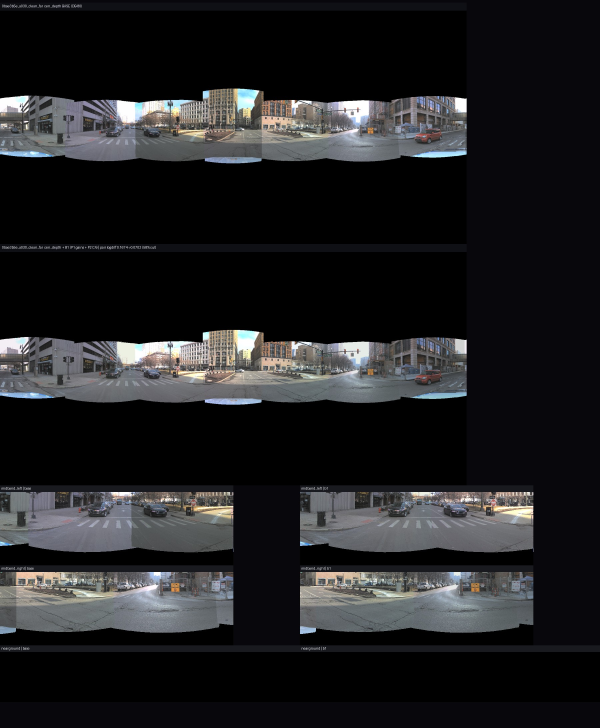
#> input picture deliverables/db81_photometric/0bae3b5e_a030_clean_far_db81_board.jpg, 1800 x 2184 px, given in place of G_bmw_pano.jpg, which was not available (shown at 1/3 size)
$ python db36_user_redline_mask.py --out-dir out
#> lines starting #> are read from the running program, lines starting #| are printed output that depends on the picture; after the words box and inside, x2 and y2 are one past the last pixel; in counts of white or black regions, pixels touching at a corner belong together; pictures that were not available may be replaced by others from this repository, and a replacement may not be noted
"""DB-36: build an ultra-narrow DiT360 mask for the user-marked seam.

Mask convention follows run_dit360_trimap_clamp.py:
  white/255 = preserve source
  black/0   = core region to generate
"""
from __future__ import annotations

import argparse
import json
from pathlib import Path

import cv2
import numpy as np


H, W = 1024, 2048
LONG_ROI = (850, 420, 1650, 720)
RIGHT_ROI = (1440, 360, 2048, 720)


def read_bgr(path: Path) -> np.ndarray:
    img = cv2.imread(str(path), cv2.IMREAD_COLOR)
#> img is the input picture: shape (2184, 1800, 3); mean B, G, R 34.9, 33, 32.9
    if img is None:
        raise FileNotFoundError(path)
    if img.shape[:2] != (H, W):
        img = cv2.resize(img, (W, H), interpolation=cv2.INTER_AREA)
#> img: shape (1024, 2048, 3)
    return img


def draw_core() -> np.ndarray:
    core = np.zeros((H, W), np.uint8)

    # Long dark-wall / curb source-boundary wobble in the user-marked red-line
    # area. Kept low on the ground/curb, away from storefronts and signage.
    cv2.polylines(
        core,
        [
            np.array(
                [
                    (1065, 640),
                    (1115, 602),
                    (1185, 606),
                    (1240, 632),
                    (1320, 654),
                    (1410, 664),
                    (1515, 648),
                ],
                dtype=np.int32,
            )
        ],
        isClosed=False,
        color=255,
        thickness=14,
        lineType=cv2.LINE_AA,
    )

    # Right-ground white-line discontinuity. The line stays below the BMW body
    # and targets only the lower road/sidewalk seam.
    cv2.polylines(
        core,
        [
            np.array(
                [
                    (1655, 652),
                    (1760, 684),
                    (1885, 678),
                    (1980, 625),
                    (2047, 572),
                ],
                dtype=np.int32,
            )
        ],
        isClosed=False,
        color=255,
        thickness=14,
        lineType=cv2.LINE_AA,
    )

    # Small cyan/purple fringe at the lower edge of the right-line seam.
    cv2.ellipse(core, (1840, 695), (52, 11), -8, 0, 360, 255, -1, cv2.LINE_AA)

    # Hard safety exclusions: do not let the core enter the BMW body or main
    # building/sign surfaces even if anti-aliased line pixels drift there.
    exclude = np.zeros((H, W), np.uint8)
    cv2.rectangle(exclude, (1390, 390), (1785, 642), 255, -1)  # BMW body / windshield region
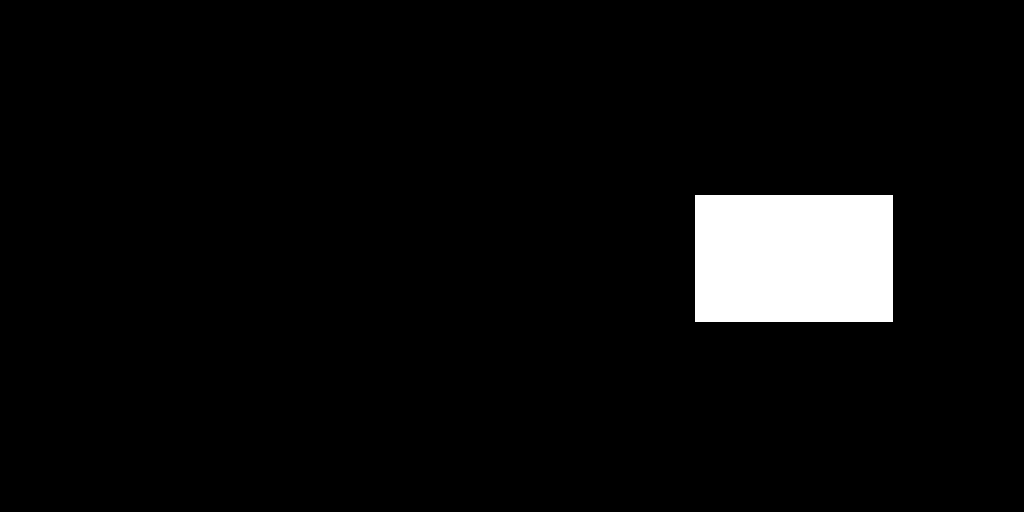
#> exclude: shape (1024, 2048) (shown at 1/2 size); 4.8% white; 1 white region, box (x1, y1, x2, y2) and area: (1390, 390, 1786, 643) 100188
    cv2.rectangle(exclude, (1560, 300), (2047, 555), 255, -1)  # right building/sign upper facade
    cv2.rectangle(exclude, (930, 365), (1370, 565), 255, -1)   # dark storefront/sign upper facade
#> exclude: shape (1024, 2048); 13.2% white; 2 white regions, box (x1, y1, x2, y2) and area: (1390, 300, 2048, 643) 187600, (930, 365, 1371, 566) 88641
    core[exclude > 0] = 0
    return core


def crop(img: np.ndarray, roi: tuple[int, int, int, int]) -> np.ndarray:
    x0, y0, x1, y1 = roi
    return img[y0:y1, x0:x1]


def dilate(mask: np.ndarray, radius_px: int) -> np.ndarray:
#> called with radius_px = 16
    k = cv2.getStructuringElement(cv2.MORPH_ELLIPSE, (radius_px * 2 + 1, radius_px * 2 + 1))
    return cv2.dilate(mask, k)


def preview(init: np.ndarray, core: np.ndarray, halo_px: int) -> np.ndarray:
    halo = dilate(core, halo_px)
#> core: shape (1024, 2048); min 0, max 255, mean 1.9
    halo_only = (halo > 0) & (core == 0)
#> halo_only: shape (1024, 2048) bool; 1.5% white; 2 white regions, box (x1, y1, x2, y2) and area: (1041, 578, 1540, 689) 16779, (1631, 548, 2048, 726) 14988
    core_b = core > 0
#> core_b: shape (1024, 2048) bool; 0.82% white; 2 white regions, box (x1, y1, x2, y2) and area: (1647, 564, 2048, 710) 8975, (1057, 594, 1524, 673) 8146
    out = init.copy().astype(np.float32)
    yellow = np.zeros_like(out)
    yellow[..., 1] = 210
    yellow[..., 2] = 255
    red = np.zeros_like(out)
    red[..., 2] = 255
    out[halo_only] = out[halo_only] * 0.58 + yellow[halo_only] * 0.42
    out[core_b] = out[core_b] * 0.35 + red[core_b] * 0.65
    return np.clip(out, 0, 255).astype(np.uint8)
#> returned value: shape (1024, 2048, 3)


def label(img: np.ndarray, text: str, h: int = 30) -> np.ndarray:
    bar = np.zeros((h, img.shape[1], 3), np.uint8)
    cv2.putText(bar, text, (8, 21), cv2.FONT_HERSHEY_SIMPLEX, 0.55, (255, 255, 255), 2, cv2.LINE_AA)
    return np.vstack([bar, img])


def fit(img: np.ndarray, w: int, h: int) -> np.ndarray:
    ih, iw = img.shape[:2]
    scale = min(w / iw, h / ih)
    nw, nh = max(1, int(iw * scale)), max(1, int(ih * scale))
    rs = cv2.resize(img, (nw, nh), interpolation=cv2.INTER_AREA)
    out = np.zeros((h, w, 3), np.uint8)
    y0, x0 = (h - nh) // 2, (w - nw) // 2
    out[y0 : y0 + nh, x0 : x0 + nw] = rs
    return out


def main() -> int:
    ap = argparse.ArgumentParser()
    ap.add_argument("--init", type=Path, default=Path("deliverables/ghostkill/G_bmw_pano.jpg"))
    ap.add_argument("--out-dir", type=Path, required=True)
    ap.add_argument("--halo-px", type=int, default=16)
    args = ap.parse_args()
    args.out_dir.mkdir(parents=True, exist_ok=True)

    init = read_bgr(args.init)
    core = draw_core()
    preserve = np.where(core > 0, 0, 255).astype(np.uint8)
    prev = preview(init, core, args.halo_px)

    mask_path = args.out_dir / "db36_g_user_redline_mask_preserve_nonseam.png"
    cv2.imwrite(str(mask_path), preserve)
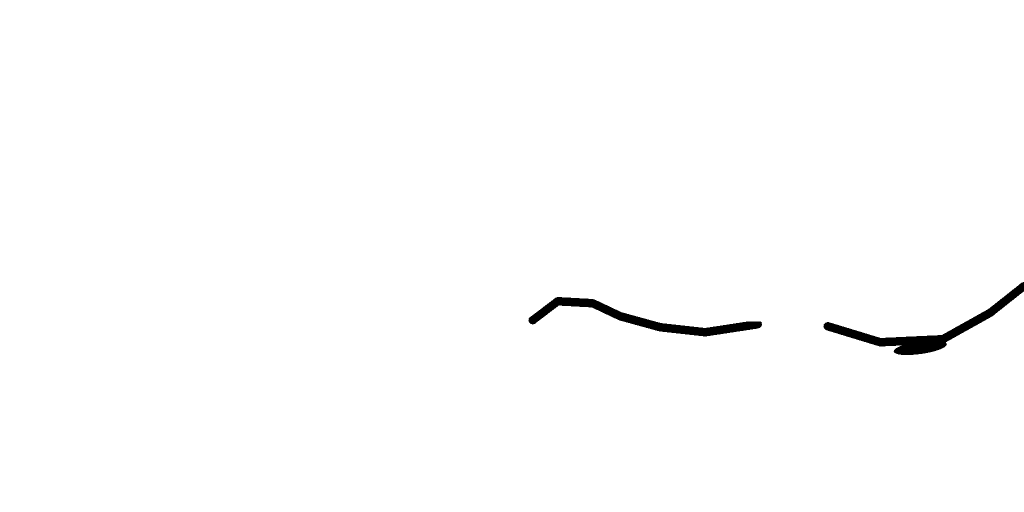
#> saved as db36_g_user_redline_mask_preserve_nonseam.png: shape (1024, 2048) (shown at 1/2 size); 99.2% white; 2 black regions, box (x1, y1, x2, y2) and area: (1647, 564, 2048, 710) 8975, (1057, 594, 1524, 673) 8146
    cv2.imwrite(str(args.out_dir / "db36_g_user_redline_core.png"), core)
    cv2.imwrite(str(args.out_dir / "db36_g_user_redline_trimap_preview.jpg"), prev, [cv2.IMWRITE_JPEG_QUALITY, 95])

    panels = [
        label(fit(init, 500, 250), "G input"),
        label(fit(prev, 500, 250), "full mask preview"),
        label(fit(crop(prev, LONG_ROI), 500, 250), "long/source-boundary ROI"),
        label(fit(crop(prev, RIGHT_ROI), 500, 250), "right white-line ROI"),
    ]
#> in label, `bar = np.zeros((h, img.shape[1], 3), np.uint8)`: bar: shape (30, 500, 3); every value is 0
#> in label, `cv2.putText(bar, text, (8, 21), cv2.FONT_HERSHEY_SIMPLEX, 0.55, (255, ..`: bar: shape (30, 500, 3); min 0, max 255, mean 8.7
#> in label (call 2), `cv2.putText(bar, text, (8, 21), cv2.FONT_HERSHEY_SIMPLEX, 0.55, (255, ..`: bar: shape (30, 500, 3); min 0, max 255, mean 20.4
#> in crop, `x0, y0, x1, y1 = roi`: x0 = 850; y0 = 420; x1 = 1650; y1 = 720
#> call 3 of fit, with w = 500, h = 250
#> in fit (call 3), `ih, iw = img.shape[:2]`: ih = 300; iw = 800
#> in fit (call 3), `scale = min(w / iw, h / ih)`: scale = 0.625
#> in fit (call 3), `nw, nh = max(1, int(iw * scale)), max(1, int(ih * scale))`: nh = 187
#> in fit (call 3), `rs = cv2.resize(img, (nw, nh), interpolation=cv2.INTER_AREA)`:
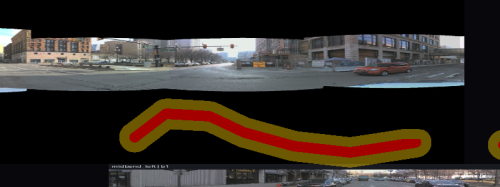
#> rs: shape (187, 500, 3); mean of channels 0, 1, 2 40, 45.3, 51.9; drawn as B, G, R
#> in fit (call 3), `y0, x0 = (h - nh) // 2, (w - nw) // 2`: y0 = 31
#> call 3 of label, with text = 'long/source-boundary ROI', h = 30
#> in label (call 3), `cv2.putText(bar, text, (8, 21), cv2.FONT_HERSHEY_SIMPLEX, 0.55, (255, ..`: bar: shape (30, 500, 3); min 0, max 255, mean 32.8
#> in label (call 3), `return np.vstack([bar, img])`:
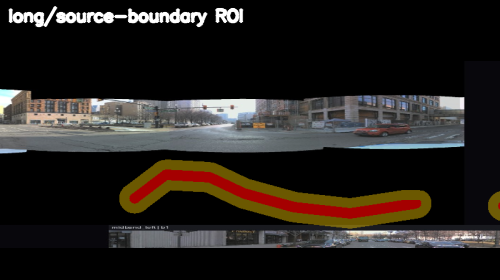
#> returned value: shape (280, 500, 3); mean of channels 0, 1, 2 30.2, 33.8, 38.2; drawn as B, G, R
#> call 2 of crop, with roi = (1440, 360, 2048, 720)
#> in crop (call 2), `x0, y0, x1, y1 = roi`: x0 = 1440; y0 = 360; x1 = 2048
#> in crop (call 2), `return img[y0:y1, x0:x1]`:
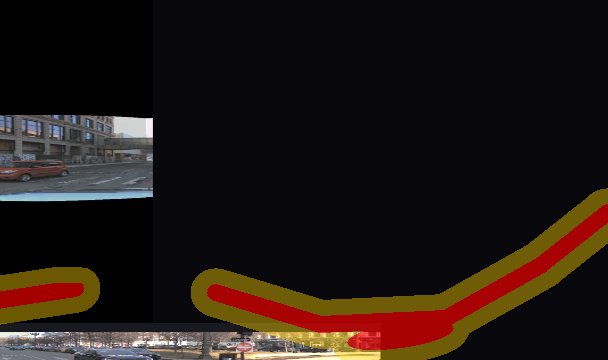
#> returned value: shape (360, 608, 3); mean of channels 0, 1, 2 19.9, 23.6, 33.7; drawn as B, G, R
#> call 4 of label, with text = 'right white-line ROI', h = 30
#> in label (call 4), `cv2.putText(bar, text, (8, 21), cv2.FONT_HERSHEY_SIMPLEX, 0.55, (255, ..`:
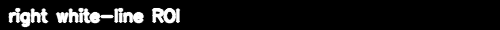
#> bar: shape (30, 500, 3); min 0, max 255, mean 24
    board = np.vstack(panels)
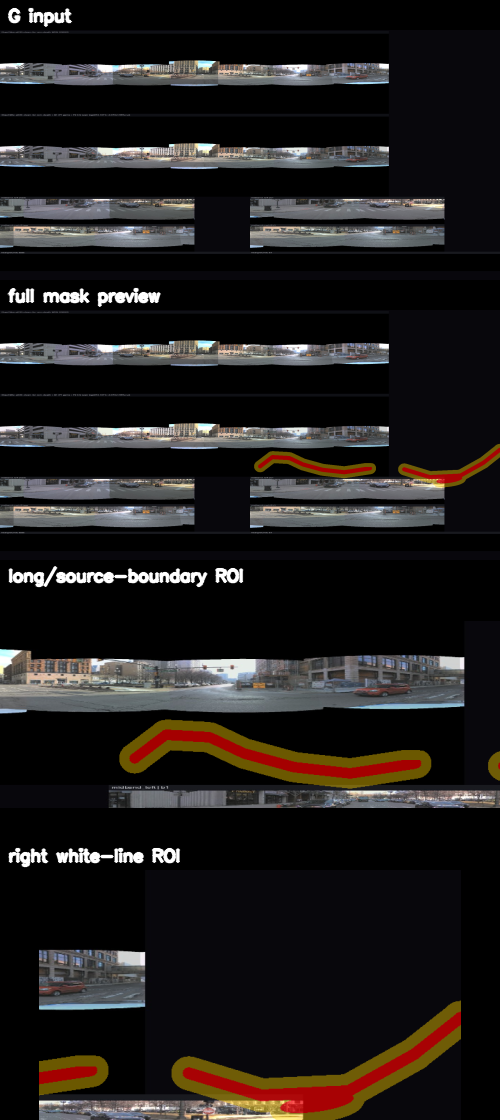
#> board: shape (1120, 500, 3); mean of channels 0, 1, 2 28.2, 29.3, 32.6; drawn as B, G, R
    board_path = args.out_dir / "db36_g_user_redline_mask_board.jpg"
    cv2.imwrite(str(board_path), board, [cv2.IMWRITE_JPEG_QUALITY, 95])

    ys, xs = np.where(core > 0)
    manifest = {
        "init": str(args.init),
        "mask_convention": "white/255 preserves source; black/0 generates",
        "mask": str(mask_path),
        "core_pixels": int((core > 0).sum()),
        "core_fraction": float((core > 0).mean()),
        "halo_px": args.halo_px,
        "bbox_xyxy": [int(xs.min()), int(ys.min()), int(xs.max()) + 1, int(ys.max()) + 1],
        "long_roi": list(LONG_ROI),
        "right_roi": list(RIGHT_ROI),
        "board": str(board_path),
    }
    (args.out_dir / "db36_g_user_redline_mask_manifest.json").write_text(json.dumps(manifest, indent=2), encoding="utf-8")
    print(board_path)
    return 0


if __name__ == "__main__":
    raise SystemExit(main())
#> (the program exits here)

$ run again, on deliverables/db81_photometric/2c652f9e_a030_highway_db81_board.jpg
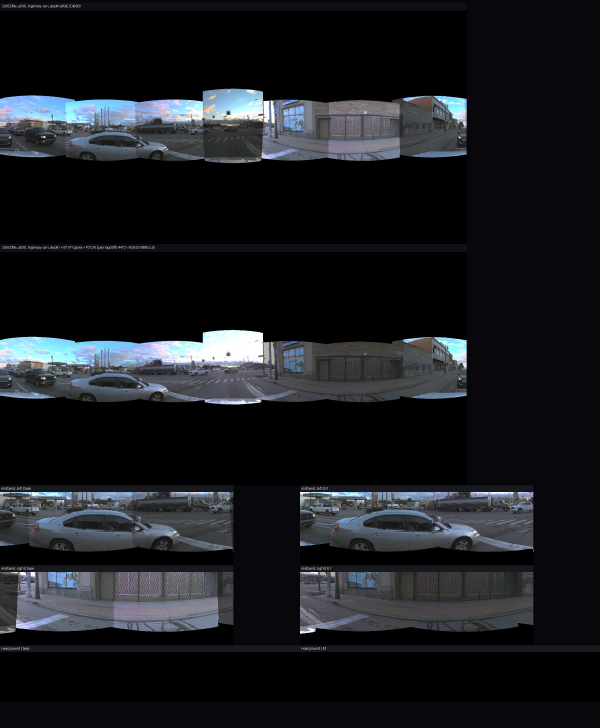
#> input picture deliverables/db81_photometric/2c652f9e_a030_highway_db81_board.jpg, 1800 x 2184 px, given in place of G_bmw_pano.jpg, which was not available (shown at 1/3 size)
#> in read_bgr, img is the input picture: shape (2184, 1800, 3); mean B, G, R 32.1, 28.2, 26.3
#> img: shape (1024, 2048, 3)
#> halo_only: shape (1024, 2048) bool; 1.5% white; 2 white regions, box (x1, y1, x2, y2) and area: (1041, 578, 1540, 689) 16779, (1631, 548, 2048, 726) 14988
#> core_b: shape (1024, 2048) bool; 0.82% white; 2 white regions, box (x1, y1, x2, y2) and area: (1647, 564, 2048, 710) 8975, (1057, 594, 1524, 673) 8146
#> in crop, `x0, y0, x1, y1 = roi`: x0 = 850; y0 = 420; x1 = 1650; y1 = 720
#> rs: shape (187, 500, 3)
#> in crop (call 2), `x0, y0, x1, y1 = roi`: x0 = 1440; y0 = 360; x1 = 2048
#> in crop (call 2), `return img[y0:y1, x0:x1]`:
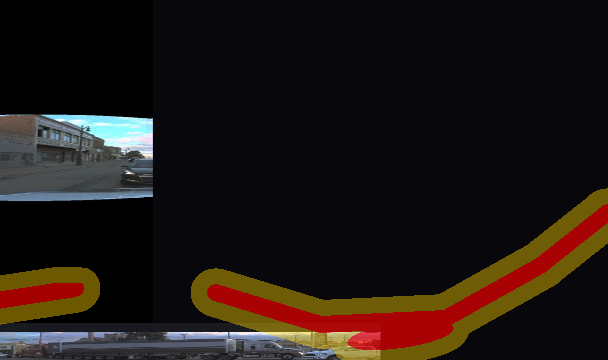
#> returned value: shape (360, 608, 3); mean of channels 0, 1, 2 19.7, 22.7, 31.6; drawn as B, G, R
#> rs: shape (250, 422, 3)
#> in main, `board = np.vstack(panels)`:
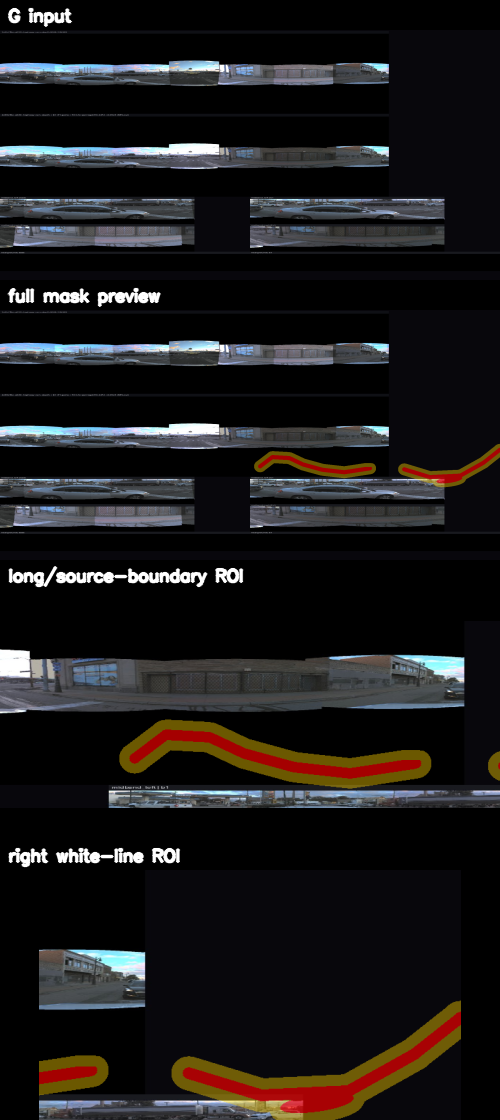
#> board: shape (1120, 500, 3); mean of channels 0, 1, 2 25.9, 25.7, 27.8; drawn as B, G, R
